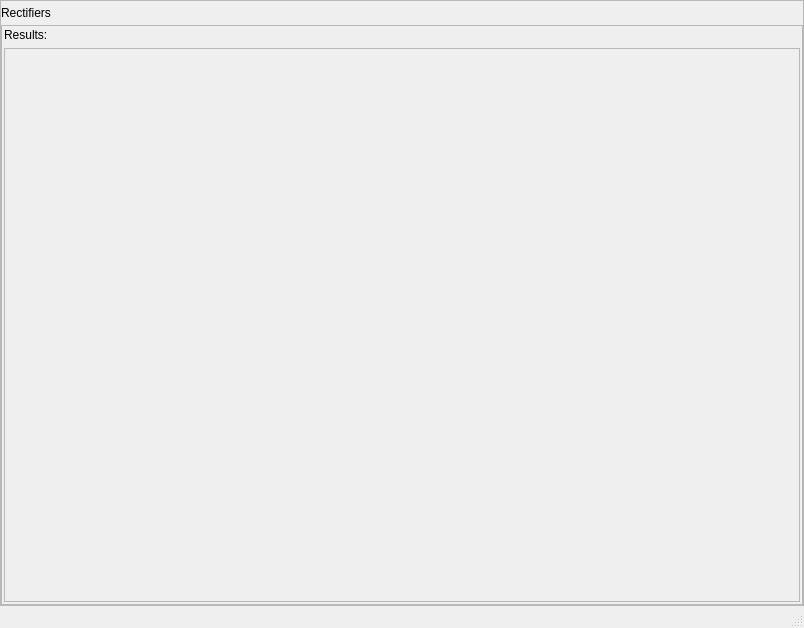
<?xml version="1.0" encoding="UTF-8"?>
<ui version="4.0">
 <class>MainWindow</class>
 <widget class="QMainWindow" name="MainWindow">
  <property name="geometry">
   <rect>
    <x>0</x>
    <y>0</y>
    <width>804</width>
    <height>628</height>
   </rect>
  </property>
  <property name="windowTitle">
   <string>MainWindow</string>
  </property>
  <widget class="QWidget" name="centralwidget">
   <layout class="QGridLayout" name="gridLayout_3">
    <property name="margin">
     <number>0</number>
    </property>
    <item row="0" column="0">
     <widget class="QFrame" name="widgetFrameOuter">
      <property name="sizePolicy">
       <sizepolicy hsizetype="Preferred" vsizetype="Preferred">
        <horstretch>0</horstretch>
        <verstretch>0</verstretch>
       </sizepolicy>
      </property>
      <property name="styleSheet">
       <string notr="true"/>
      </property>
      <property name="frameShape">
       <enum>QFrame::StyledPanel</enum>
      </property>
      <property name="frameShadow">
       <enum>QFrame::Raised</enum>
      </property>
      <property name="class" stdset="0">
       <string>PeripheralCollection</string>
      </property>
      <layout class="QVBoxLayout" name="verticalLayout_3">
       <property name="spacing">
        <number>5</number>
       </property>
       <property name="leftMargin">
        <number>0</number>
       </property>
       <property name="topMargin">
        <number>5</number>
       </property>
       <property name="rightMargin">
        <number>0</number>
       </property>
       <property name="bottomMargin">
        <number>0</number>
       </property>
       <item>
        <widget class="QLabel" name="Title">
         <property name="text">
          <string>Rectifiers</string>
         </property>
        </widget>
       </item>
       <item>
        <widget class="QFrame" name="frame_2">
         <property name="sizePolicy">
          <sizepolicy hsizetype="Preferred" vsizetype="Preferred">
           <horstretch>0</horstretch>
           <verstretch>0</verstretch>
          </sizepolicy>
         </property>
         <property name="minimumSize">
          <size>
           <width>0</width>
           <height>50</height>
          </size>
         </property>
         <property name="frameShape">
          <enum>QFrame::StyledPanel</enum>
         </property>
         <property name="frameShadow">
          <enum>QFrame::Raised</enum>
         </property>
         <property name="class" stdset="0">
          <string>PeripheralCollectionInner</string>
         </property>
         <layout class="QGridLayout" name="gridLayout_2">
          <property name="horizontalSpacing">
           <number>2</number>
          </property>
          <property name="margin">
           <number>2</number>
          </property>
          <item row="1" column="0">
           <widget class="QScrollArea" name="scrollArea">
            <property name="widgetResizable">
             <bool>true</bool>
            </property>
            <widget class="QWidget" name="scrollAreaWidgetContents">
             <property name="geometry">
              <rect>
               <x>0</x>
               <y>0</y>
               <width>796</width>
               <height>522</height>
              </rect>
             </property>
             <layout class="QGridLayout" name="gridLayout_4">
              <property name="margin">
               <number>2</number>
              </property>
              <property name="spacing">
               <number>2</number>
              </property>
              <item row="0" column="0">
               <layout class="QGridLayout" name="plot_area1"/>
              </item>
             </layout>
            </widget>
           </widget>
          </item>
          <item row="0" column="0">
           <widget class="QLabel" name="results">
            <property name="text">
             <string>Results:</string>
            </property>
           </widget>
          </item>
         </layout>
        </widget>
       </item>
      </layout>
     </widget>
    </item>
   </layout>
  </widget>
  <widget class="QMenuBar" name="menubar">
   <property name="geometry">
    <rect>
     <x>0</x>
     <y>0</y>
     <width>804</width>
     <height>25</height>
    </rect>
   </property>
  </widget>
  <widget class="QStatusBar" name="statusbar"/>
 </widget>
 <resources/>
 <connections/>
 <slots>
  <slot>run()</slot>
  <slot>delete_curve()</slot>
 </slots>
</ui>
